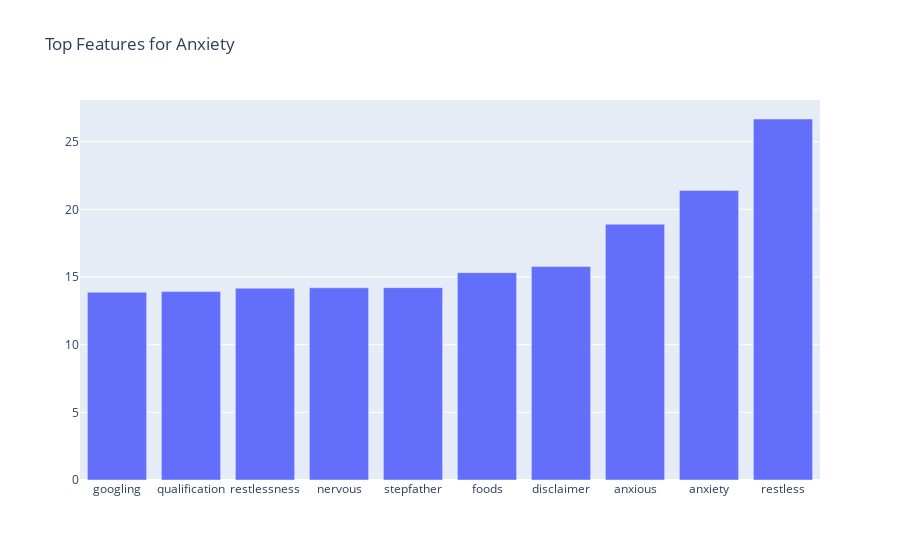
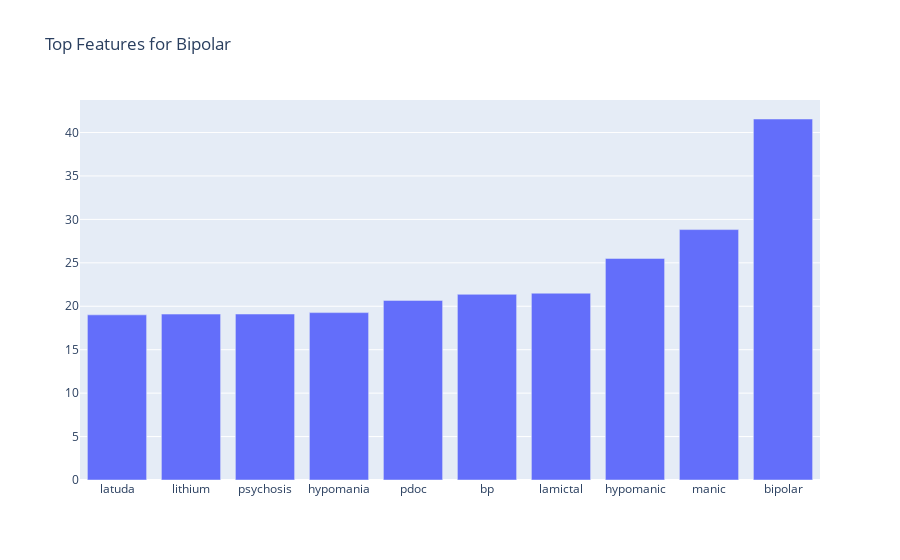
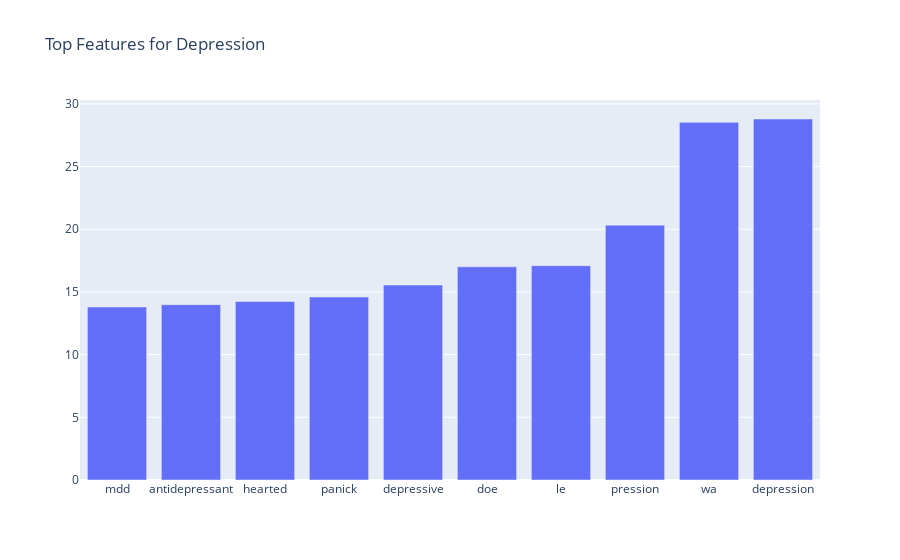
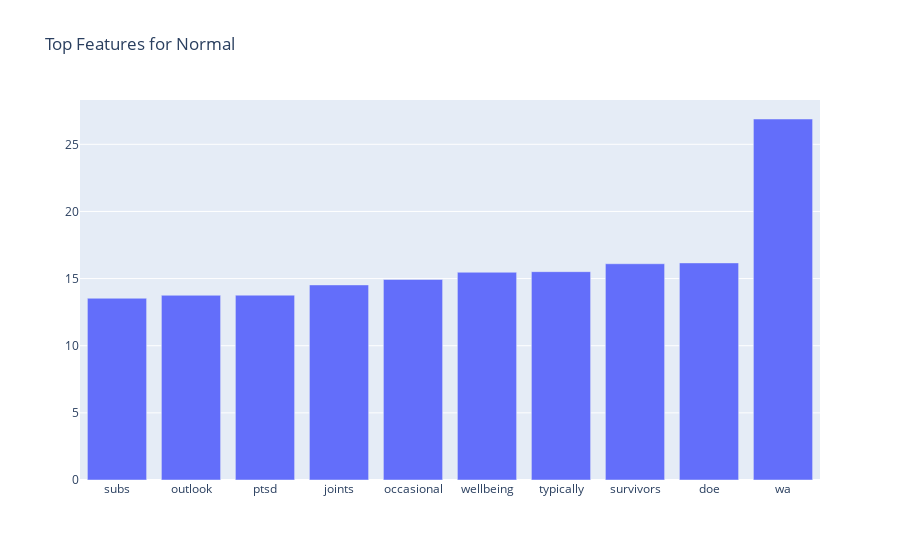

The notebook cell saved with these charts, in order:
### Code cell
# Feature Importance
feature_names = vectorizer.get_feature_names_out()
coefs = best_model.coef_
for i, category in enumerate(best_model.classes_):
    top_features = coefs[i].argsort()[-10:]
    top_words = [feature_names[j] for j in top_features]
    top_scores = [coefs[i][j] for j in top_features]
    fig = go.Figure([go.Bar(x=top_words, y=top_scores)])
    fig.update_layout(title=f'Top Features for {category}')
    fig.show()

### Figure 1 — Plotly figure (JSON) as saved in the notebook; plotly's stock layout.template omitted (floating-point values rounded to 4 significant figures)
{"data": [{"type": "bar", "x": ["googling", "qualification", "restlessness", "nervous", "stepfather", "foods", "disclaimer", "anxious", "anxiety", "restless"], "y": [13.87, 13.92, 14.17, 14.2, 14.21, 15.32, 15.77, 18.9, 21.4, 26.67]}], "layout": {"title": {"text": "Top Features for Anxiety"}}}

### Figure 2 — Plotly figure (JSON) as saved in the notebook; plotly's stock layout.template omitted (floating-point values rounded to 4 significant figures)
{"data": [{"type": "bar", "x": ["latuda", "lithium", "psychosis", "hypomania", "pdoc", "bp", "lamictal", "hypomanic", "manic", "bipolar"], "y": [19.01, 19.1, 19.11, 19.27, 20.68, 21.37, 21.5, 25.51, 28.83, 41.56]}], "layout": {"title": {"text": "Top Features for Bipolar"}}}

### Figure 3 — Plotly figure (JSON) as saved in the notebook; plotly's stock layout.template omitted (floating-point values rounded to 4 significant figures)
{"data": [{"type": "bar", "x": ["mdd", "antidepressant", "hearted", "panick", "depressive", "doe", "le", "pression", "wa", "depression"], "y": [13.8, 13.99, 14.24, 14.59, 15.55, 17.0, 17.1, 20.33, 28.53, 28.8]}], "layout": {"title": {"text": "Top Features for Depression"}}}

### Figure 4 — Plotly figure (JSON) as saved in the notebook; plotly's stock layout.template omitted (floating-point values rounded to 4 significant figures)
{"data": [{"type": "bar", "x": ["subs", "outlook", "ptsd", "joints", "occasional", "wellbeing", "typically", "survivors", "doe", "wa"], "y": [13.54, 13.76, 13.77, 14.53, 14.93, 15.47, 15.52, 16.11, 16.17, 26.88]}], "layout": {"title": {"text": "Top Features for Normal"}}}
